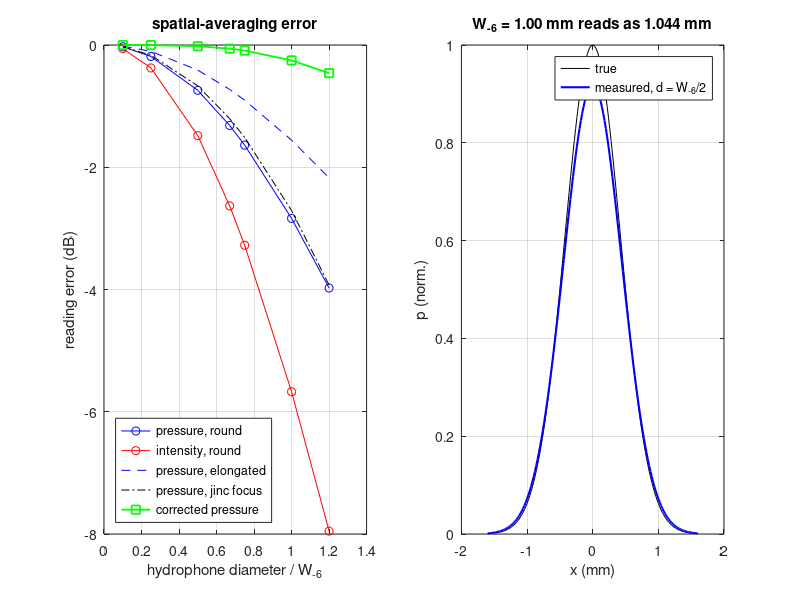

MATLAB code to generate this figure:
%% m22_hydrophone_spatial_averaging.m  -  How a finite hydrophone under-reads a focus, and a correction
% Purpose : average a focal pressure field over a disc of diameter d (the hydrophone face) and
%           report the pressure (MI) and intensity (I_SPTA, I_SPPA) errors versus d/W6, where W6 is
%           the -6 dB beam width; compare with the closed form for a round Gaussian focus; apply
%           the Gaussian-kernel correction that uses only the measured width; repeat for a jinc
%           (uniform circular aperture) focus with the same W6.
% Change  : W6 (mm), aspect (elevation/azimuth width), the list of d/W6 ratios.
% Expect  : round Gaussian, d = W6/4: -0.19 dB in p, -0.38 dB (4.2 %) in I;
%           d = W6/2: -0.74 dB, -1.48 dB (15.7 %); corrected within 0.02 dB at d = W6/2.
rng(1);
W6 = 1.0;                          % mm, azimuth -6 dB width (pressure or intensity: same point)
aspect = 3;                        % elevation width / azimuth width
w = W6/1.6651;                     % mm, 1/e amplitude half-width: p = exp(-r^2/w^2)
ratios = [0.1 0.25 0.5 0.67 0.75 1.0 1.2];
nr = 40; nt = 64;                  % polar quadrature over the disc
discavg = @(fun, b) sum(sum(fun(((1:nr)'-0.5)/nr*b*cos(2*pi*(0:nt-1)/nt), ((1:nr)'-0.5)/nr*b*sin(2*pi*(0:nt-1)/nt)) .* repmat(((1:nr)'-0.5), 1, nt))) / (nt*sum((1:nr)-0.5));
g_round = @(x, y) exp(-(x.^2 + y.^2)/w^2);
g_elong = @(x, y) exp(-x.^2/w^2 - y.^2/(aspect*w)^2);
% jinc focus with the same -6 dB width: p = 2 J1(u)/u, u = k r; -6 dB at u = 2.2151
u6 = fzero(@(u) 2*besselj(1,u)/u - 0.5, 2.2);
kj = u6/(W6/2);
jincf = @(x, y) 2*besselj(1, kj*sqrt(x.^2 + y.^2 + 1e-12))./(kj*sqrt(x.^2 + y.^2 + 1e-12));
fprintf('-6 dB point of 2J1(u)/u at u = %.4f\n', u6);
fprintf(' d/W6 | round: num  closed  (dB p) | I error %% | corrected (dB) | elongated %g:1 (dB p) | jinc (dB p)\n', aspect);
res = zeros(numel(ratios), 5);
for k = 1:numel(ratios)
  b = ratios(k)*W6/2;
  pr = discavg(g_round, b);
  pcf = (w^2/b^2)*(1 - exp(-b^2/w^2));
  % Gaussian-kernel correction: measured width^2 = w^2 + b^2/2 per axis, peak scales by w/w_meas per axis
  cr = pr*(w^2 + b^2/2)/w^2;
  pe = discavg(g_elong, b);
  pj = discavg(jincf, b);
  res(k,:) = [20*log10(pr), 20*log10(pcf), 20*log10(cr), 20*log10(pe), 20*log10(pj)];
  fprintf(' %4.2f |      %6.3f  %6.3f      |  %5.1f    |    %6.3f      |        %6.3f         |  %6.3f\n', ...
    ratios(k), res(k,1), res(k,2), 100*(1 - pr^2), res(k,3), res(k,4), res(k,5));
end
% Example: 0.4 mm hydrophone on a 0.6 mm focus (7.5 MHz, F/2)
b = 0.2; wx = 0.6/1.6651;
p1 = discavg(@(x, y) exp(-(x.^2 + y.^2)/wx^2), b);
p3 = discavg(@(x, y) exp(-x.^2/wx^2 - y.^2/(3*wx)^2), b);
fprintf('\n0.4 mm hydrophone, W6 = 0.6 mm: round %.2f dB (I %.1f %% low), 3:1 elongated %.2f dB (I %.1f %% low)\n', ...
  20*log10(p1), 100*(1-p1^2), 20*log10(p3), 100*(1-p3^2));
%% Measured lateral profile for one case (d = 0.5 W6, round)
b = 0.25*W6; xs = linspace(-1.6*W6, 1.6*W6, 161); meas = zeros(size(xs));
for i = 1:numel(xs)
  meas(i) = discavg(@(x, y) g_round(x + xs(i), y), b);
end
c6 = meas(81)/2; i6 = find(meas(81:end) < c6, 1) + 79;
W6m = 2*interp1(meas(i6:i6+1), xs(i6:i6+1), c6);
fprintf('d = W6/2: measured W6 = %.3f mm (true %.3f), predicted sqrt(W6^2 + 1.6651^2 b^2/2) = %.3f mm\n', W6m, W6, 1.6651*sqrt(w^2 + b^2/2));
%% Figure
figure('Position', [100 100 900 340]);
subplot(1,2,1);
plot(ratios, res(:,1), 'b-o', ratios, 2*res(:,1), 'r-o', ratios, res(:,4), 'b--', ratios, res(:,5), 'k-.', ratios, res(:,3), 'g-s', 'LineWidth', 1.3);
grid on; xlabel('hydrophone diameter / W_{-6}'); ylabel('reading error (dB)');
legend('pressure, round', 'intensity, round', 'pressure, elongated', 'pressure, jinc focus', 'corrected pressure', 'Location', 'southwest');
title('spatial-averaging error');
subplot(1,2,2);
plot(xs, g_round(xs, 0), 'k', xs, meas, 'b', 'LineWidth', 1.5); grid on;
xlabel('x (mm)'); ylabel('p (norm.)'); legend('true', 'measured, d = W_{-6}/2');
title(sprintf('W_{-6} = %.2f mm reads as %.3f mm', W6, W6m));
